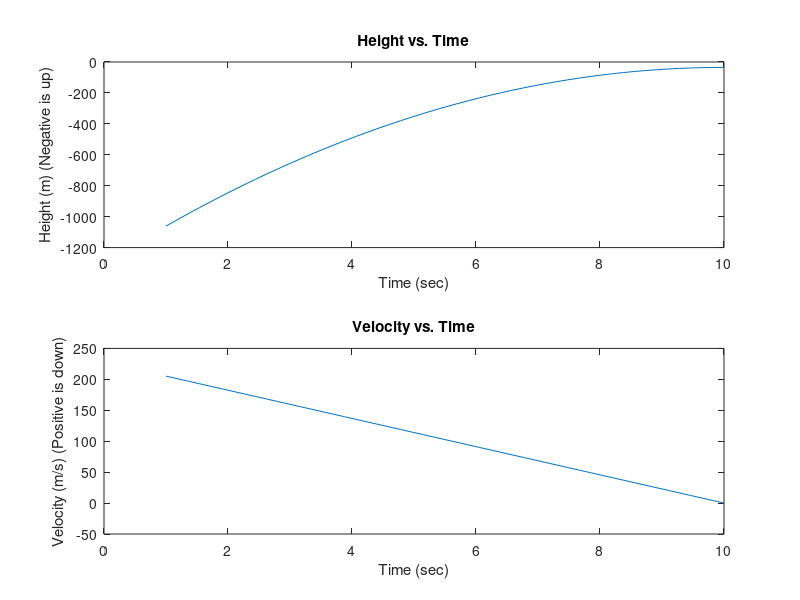

Recreate this plot in MATLAB.
function [xBar] = xBar()
    %% Finding fixed trajectory
    % Note: Borelli said to set all grid fin inputs to 0 (u3 and u4), set the
    % gimbal angle to 0 (u2) and set F (u1) to some function slightly greater
    % than gravity, in order to bring the system to rest. I will simulate as a
    % constant force/constant acceleration problem.

    %% Setting up super simple rocket problem

    % Parameters
    m = 27648;
    l = 70;
    g = 9.8;

    % Initial conditions
    deltaT = 10; %seconds
    v0 = -205.2; % meters/sec
    y0 = 1061; % meters

    % Finding constant force to get rocket to land
    F = m * (g + (0 - (v0))/deltaT)

    %% Simulating for N steps

    % Calculate Acceleration
    a = F/m - g; %m/s^2

    % Getting Proper Time Spacing 
% <<<<<<< HEAD
    N = 51;  % 100 Samples
% =======
%     N = 100;  % 100 Samples
% >>>>>>> 1c05e3d1fb9d9d11b5a23b4ca85d48745d4148fc
    totTime = linspace(0,10,N);
    TS = totTime(2) - totTime(1);  

    % Begin Simulation
    vList = v0; hList = y0; t = 0;

    for i = 2:N
        nextVelocity = a*TS + v0;
        nextHeight = y0 + (1/2) * a * TS^2 + v0 * TS;
        t = t+TS;
        
        % Append to lists and reinitialize v0 and h
        vList = [vList; nextVelocity]; hList = [hList; nextHeight]; 
        v0 = vList(end); y0 = hList(end);
    end

    % Compile all vectors for xBar
    thetaList = zeros(N,1); omegaList = zeros(N,1);
    u1List = F*ones(N,1);
    u2List = zeros(N,1);
    u3List = zeros(N,1);
    u4List = zeros(N,1);
    xBar = [thetaList, omegaList, -hList, -vList, u1List, u2List, u3List, u4List];
    % Negative because I solved the above problems assuming up is positive.
    
    %% Checking to see if the trajectory looks good
    figure();
    subplot(2,1,1)
    plot(linspace(1,10,N),-hList)
    title('Height vs. Time')
    xlabel('Time (sec)')
    ylabel('Height (m) (Negative is up)')
    hold on;
    subplot(2,1,2)
    plot(linspace(1,10,N),-vList)
    title('Velocity vs. Time')
    xlabel('Time (sec)')
    ylabel('Velocity (m/s) (Positive is down)')
end
